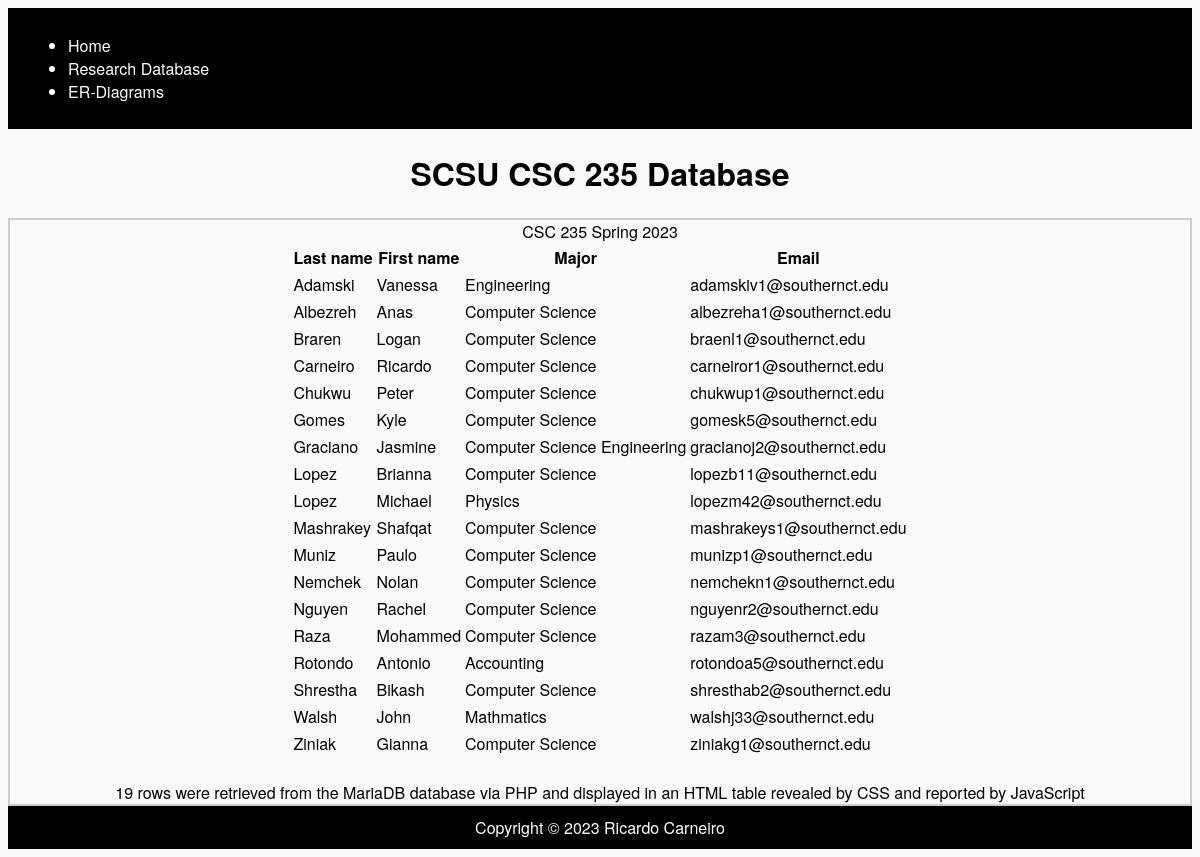
Screenshot of /Assignment6/db1.php with the database file from the repository.
### tables this page shows
CREATE TABLE carneiror1(
entryID INT(11) AUTO_INCREMENT PRIMARY KEY,
lastName VARCHAR(50),
firstName VARCHAR(50),
major VARCHAR(100),
email VARCHAR(100));

### Assignment6/db1.php (the view, shortened to what this page needs)
<!DOCTYPE html PUBLIC "-//W3C//DTD XHTML 1.0 Strict//EN"
 "http://www.w3.org/TR/xhtml1/DTD/xhtml1-strict.dtd">
<html xmlns="http://www.w3.org/1999/xhtml">
<head>
<link rel="stylesheet" type="text/css" href="scripts/nav.css" />
<nav class= "navbar">
  <ul>
    <li><a href="index.html">Home</a></li>
    <li><a href="db2.php">Research Database</a></li>
	<li><a href="diagram.html">ER-Diagrams</a></li>
  </ul>
</nav>
</head>
<body>
<center>
<h1>SCSU CSC 235 Database</h1>
</center>
<?php
    require('db.php');
    $sql = "SELECT * FROM carneiror1 ORDER BY lastName";
    $result = $conn->query($sql);
    ?>
    <center>
    <div class="container">
      <div class="overlay">
        <div class="text">CSC 235 Spring 2023
          <?php
          if ($result->num_rows > 0) {
             echo "<center><table id='database-results'><th>Last name</th><th>First name</th><th>Major</th><th>Email</th>";
             while($row = $result->fetch_assoc()) {
              echo "<tr><td>" . $row["lastName"] . "</td><td>" . $row["firstName"] . "</td><td>" .$row["major"]."</td><td>". $row["email"]. "</td></tr>";
            }
          } else {
             echo "Difficulty finding results";
          }
          echo "</table></center><br>";
          ?>
          <span id="table-row-count"></span>
        </div>
      </div>
    </div>
    </center>
</body>
<footer id= "footer" style="background-color: black; color: white; text-align: center; padding: 10px;">
      Copyright &copy; 2023 Ricardo Carneiro
    </footer>
</html>

### Assignment6/scripts/nav.css (style rules this page uses)
nav { background-color: black; color: white; display: flex; justify-content: space-between; padding: 10px 20px; }
nav a { color: white; text-decoration: none; margin-right: 20px; }

### Assignment6/db1.php (style rules this page uses)
body { background-color: #f9f9f9; }
.container { border: 2px solid #ccc; }
body { font-family: "Helvetica Neue", Helvetica, Arial, sans-serif; }

### rows the page displays
carneiror1: lastName "Adamski", firstName "Vanessa", major "Engineering", email "adamskiv1@southernct.edu"
carneiror1: lastName "Albezreh", firstName "Anas", major "Computer Science", email "albezreha1@southernct.edu"
carneiror1: lastName "Braren", firstName "Logan", major "Computer Science", email "braenl1@southernct.edu"
carneiror1: lastName "Carneiro", firstName "Ricardo", major "Computer Science", email "carneiror1@southernct.edu"
carneiror1: lastName "Chukwu", firstName "Peter", major "Computer Science", email "chukwup1@southernct.edu"
carneiror1: lastName "Gomes", firstName "Kyle", major "Computer Science", email "gomesk5@southernct.edu"
carneiror1: lastName "Graciano", firstName "Jasmine", major "Computer Science Engineering", email "gracianoj2@southernct.edu"
carneiror1: lastName "Lopez", firstName "Brianna", major "Computer Science", email "lopezb11@southernct.edu"
carneiror1: lastName "Lopez", firstName "Michael", major "Physics", email "lopezm42@southernct.edu"
carneiror1: lastName "Mashrakey", firstName "Shafqat", major "Computer Science", email "mashrakeys1@southernct.edu"
carneiror1: lastName "Muniz", firstName "Paulo", major "Computer Science", email "munizp1@southernct.edu"
carneiror1: lastName "Nemchek", firstName "Nolan", major "Computer Science", email "nemchekn1@southernct.edu"
carneiror1: lastName "Nguyen", firstName "Rachel", major "Computer Science", email "nguyenr2@southernct.edu"
carneiror1: lastName "Raza", firstName "Mohammed", major "Computer Science", email "razam3@southernct.edu"
carneiror1: lastName "Rotondo", firstName "Antonio", major "Accounting", email "rotondoa5@southernct.edu"
carneiror1: lastName "Shrestha", firstName "Bikash", major "Computer Science", email "shresthab2@southernct.edu"
carneiror1: lastName "Walsh", firstName "John", major "Mathmatics", email "walshj33@southernct.edu"
carneiror1: lastName "Ziniak", firstName "Gianna", major "Computer Science", email "ziniakg1@southernct.edu"
